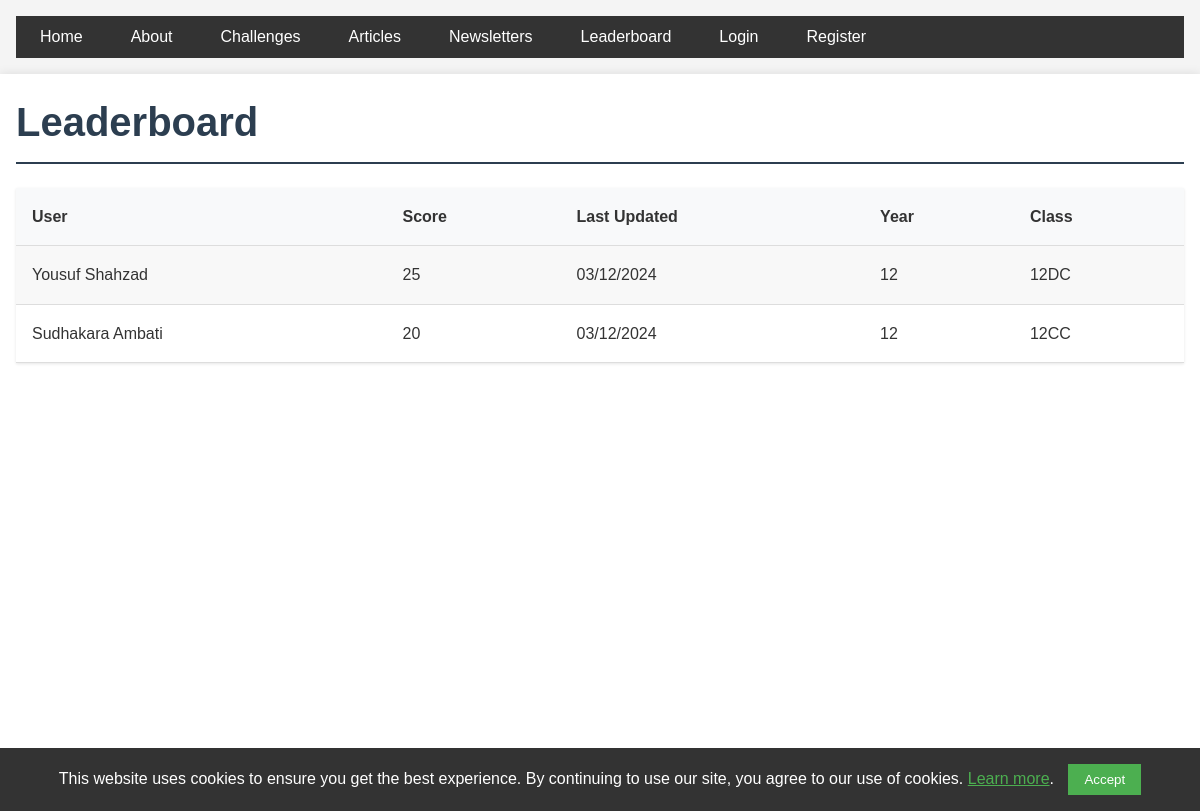
The app's page /leaderboard with its own data.
### app/models.py (models this page shows, shortened)
class LeaderboardEntry(db.Model):
    id = db.Column(db.Integer, primary_key=True)
    user_id = db.Column(db.Integer, db.ForeignKey('user.id'), nullable=False)
    score = db.Column(db.Integer, default=0)
    last_updated = db.Column(db.DateTime, nullable=False, default=datetime.utcnow)
    user = db.relationship('User', backref=db.backref('leaderboard_entries', cascade='all, delete-orphan'))

class User(UserMixin, db.Model):
    id = db.Column(db.Integer, primary_key=True)
    full_name = db.Column(db.String(100), nullable=False)
    year = db.Column(db.Integer)
    maths_class = db.Column(db.String(100))
    password_hash = db.Column(db.String(128))
    is_admin = db.Column(db.Boolean, default=False)
    key_stage = db.Column(db.String(3), nullable=False, index=True)
    submissions = db.relationship('AnswerSubmission', backref='user', lazy=True,
                                cascade='all, delete-orphan')
    articles = db.relationship('Article', backref='author', lazy='dynamic',
                             cascade='all, delete-orphan')

### app/main/routes.py (the view)
@bp.route('/leaderboard')
def leaderboard():
    entries = LeaderboardEntry.query.order_by(LeaderboardEntry.score.desc()).limit(10).all()
    return render_template('main/leaderboard.html', title='Leaderboard', entries=entries)

### app/templates/main/leaderboard.html
{% extends "base.html" %}
{% block content %}
<h1>Leaderboard</h1>
    <table>
        <tr>
            <th>User</th>
            <th>Score</th>
            <th>Last Updated</th>
            <th>Year</th>
            <th>Class</th>
        </tr>
        {% for entry in entries %}
        <tr>
            <td>{{ entry.user.full_name }}</td>
            <td>{{ entry.score }}</td>
            <td>{{ entry.last_updated.strftime('%d/%m/%Y') }}</td>
            <td>{{ entry.user.year }}</td>
            <td>{{ entry.user.maths_class }}</td>
        </tr>
        {% endfor %}
    </table>
{% endblock %}

### app/static/css/main.css (style rules this page uses)
* { margin: 0; padding: 0; box-sizing: border-box; }
body { font-family: Arial, sans-serif; line-height: 1.6; color: #333; background-color: #f4f4f4; }
h1, h2, h3 { margin-bottom: 1rem; color: #2c3e50; }
h1 { font-size: 2.5rem; border-bottom: 2px solid #2c3e50; padding-bottom: 0.5rem; }
table { width: 100%; border-collapse: collapse; margin-bottom: 1rem; }
th, td { padding: 0.75rem; text-align: left; border-bottom: 1px solid #ddd; }
th { background-color: #f2f2f2; font-weight: bold; }
tr:nth-child(even) { background-color: #f8f8f8; }
table { margin-top: 1.5rem; box-shadow: 0 1px 3px rgba(0, 0, 0, 0.1); }
th, td { padding: 1rem; }
th { background-color: #f8f9fa; font-weight: 600; }

### records on screen
LeaderboardEntry: user.full_name "Yousuf Shahzad", score "25", last_updated "03/12/2024", user.year "12", user.maths_class "12DC"
LeaderboardEntry: user.full_name "Sudhakara Ambati", score "20", last_updated "03/12/2024", user.year "12", user.maths_class "12CC"
